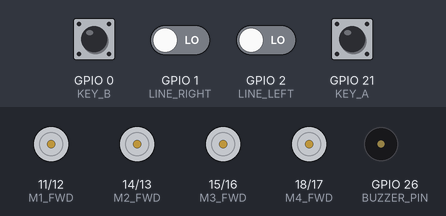
A program run on a simulated Seeed XIAO ESP32-S3. On the bench: motor-driver pin pairs drawn as motors (green arrow = first pin HIGH = forward, orange = second pin HIGH = backward, longer = more drive), buzzer (waves = sounding). Inputs (shaded band) come from the test bench; at power-on: GPIO 0 (KEY_B), GPIO 21 (KEY_A) HIGH, GPIO 1 (LINE_RIGHT), GPIO 2 (LINE_LEFT) LOW. What the program prints to the serial monitor is not drawn.

Above: at 1.2 s.
1.3 s: GPIO 21 (KEY_A) pulled LOW for 0.15 s
At 2.0 s:
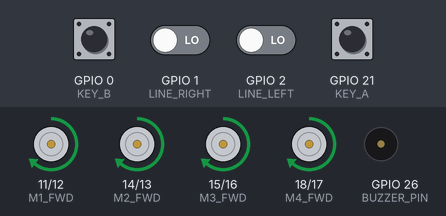
3.0 s: GPIO 1 (LINE_RIGHT) driven HIGH
At 4.1 s:
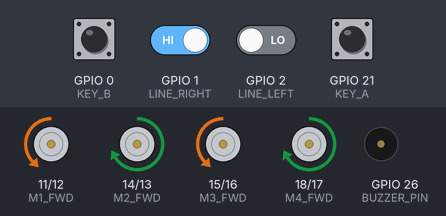
4.5 s: GPIO 0 (KEY_B) pulled LOW for 0.15 s
At 4.9 s:
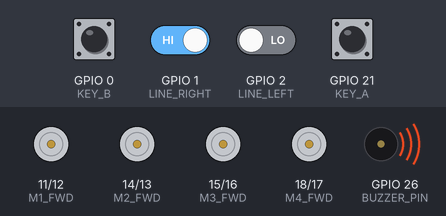
6.1 s: GPIO 21 (KEY_A) pulled LOW for 1 s
At 6.7 s:
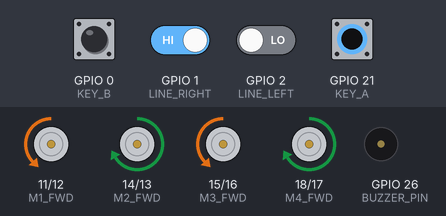
8.6 s: GPIO 2 (LINE_LEFT) driven HIGH
At 9.5 s:
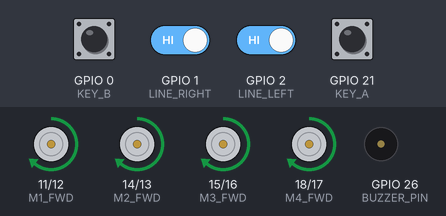
10.1 s: GPIO 1 (LINE_RIGHT) driven LOW
At 10.8 s:
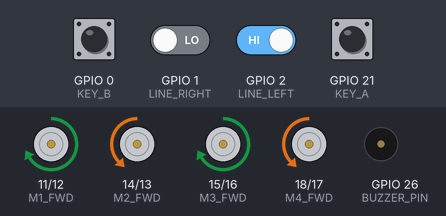
Timing chart, 0 to 12.6 s (numbered marks = the images above; inputs shaded):
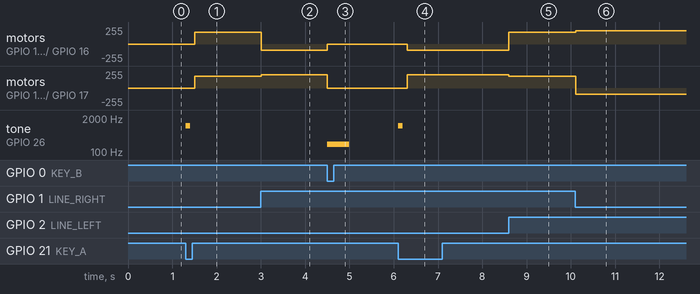

The program:

main.cpp
```cpp
/**
 * 未来科技盒 2.0 - 循迹小车
 *
 * 功能：沿黑线行驶
 * - 左右循迹传感器检测黑线
 * - 检测到黑线时传感器输出 LOW
 * - 按键A：启动/停止循迹
 * - 按键B：紧急停止
 */

#include <Arduino.h>
#include "pins.h"

// 运行状态
bool isRunning = false;

// 按键状态
bool lastKeyA = HIGH;
bool lastKeyB = HIGH;

// 电机速度参数
const int BASE_SPEED = 180;   // 基础速度
const int TURN_SPEED = 200;   // 转弯外侧速度
const int TURN_SLOW = 90;     // 转弯内侧速度（反向）

// 设置单个电机
void setMotor(int fwdPin, int revPin, int speed) {
  speed = constrain(speed, -255, 255);
  if (speed > 0) {
    analogWrite(fwdPin, speed);
    analogWrite(revPin, 0);
  } else if (speed < 0) {
    analogWrite(fwdPin, 0);
    analogWrite(revPin, -speed);
  } else {
    analogWrite(fwdPin, 0);
    analogWrite(revPin, 0);
  }
}

// 设置左右电机
void setMotors(int leftSpeed, int rightSpeed) {
  setMotor(M1_FWD, M1_REV, leftSpeed);
  setMotor(M2_FWD, M2_REV, rightSpeed);
  setMotor(M3_FWD, M3_REV, leftSpeed);
  setMotor(M4_FWD, M4_REV, rightSpeed);
}

void carStop() {
  setMotors(0, 0);
}

void carForward() {
  setMotors(BASE_SPEED, BASE_SPEED);
}

void carTurnLeft() {
  // 左转：左轮反转，右轮正转
  setMotors(-TURN_SLOW, TURN_SPEED);
}

void carTurnRight() {
  // 右转：左轮正转，右轮反转
  setMotors(TURN_SPEED, -TURN_SLOW);
}

void carBackward() {
  setMotors(-BASE_SPEED, -BASE_SPEED);
}

void setup() {
  Serial.begin(115200);
  Serial.println("\n========================================");
  Serial.println("未来科技盒 2.0 - 循迹小车");
  Serial.println("========================================");
  Serial.println("按键A: 启动/停止循迹");
  Serial.println("按键B: 紧急停止");
  Serial.println("========================================\n");

  // 初始化循迹传感器
  pinMode(LINE_LEFT, INPUT);
  pinMode(LINE_RIGHT, INPUT);

  // 初始化电机
  pinMode(M1_FWD, OUTPUT); pinMode(M1_REV, OUTPUT);
  pinMode(M2_FWD, OUTPUT); pinMode(M2_REV, OUTPUT);
  pinMode(M3_FWD, OUTPUT); pinMode(M3_REV, OUTPUT);
  pinMode(M4_FWD, OUTPUT); pinMode(M4_REV, OUTPUT);

  // 初始化按键
  pinMode(KEY_A, INPUT_PULLUP);
  pinMode(KEY_B, INPUT_PULLUP);

  // 设置 PWM 频率
  analogWriteFrequency(10000);

  carStop();
  Serial.println("等待启动...");
}

void loop() {
  bool currentKeyA = digitalRead(KEY_A);
  bool currentKeyB = digitalRead(KEY_B);

  // 按键A：切换运行状态
  if (lastKeyA == HIGH && currentKeyA == LOW) {
    isRunning = !isRunning;
    if (isRunning) {
      Serial.println(">>> 循迹启动！");
      tone(BUZZER_PIN, 1000, 100);
    } else {
      Serial.println(">>> 循迹停止");
      carStop();
      tone(BUZZER_PIN, 500, 200);
    }
    delay(200);
  }

  // 按键B：紧急停止
  if (lastKeyB == HIGH && currentKeyB == LOW) {
    isRunning = false;
    carStop();
    Serial.println("!!! 紧急停止 !!!");
    tone(BUZZER_PIN, 200, 500);
    delay(200);
  }

  lastKeyA = currentKeyA;
  lastKeyB = currentKeyB;

  // 循迹逻辑
  if (isRunning) {
    int left = digitalRead(LINE_LEFT);   // 0=检测到黑线, 1=白色
    int right = digitalRead(LINE_RIGHT);

    if (left == 1 && right == 1) {
      // 两边都是白色，直行
      carForward();
    } else if (left == 0 && right == 1) {
      // 左边检测到黑线，说明偏右了，需要左转
      carTurnLeft();
    } else if (left == 1 && right == 0) {
      // 右边检测到黑线，说明偏左了，需要右转
      carTurnRight();
    } else {
      // 两边都是黑线（可能是十字路口或终点）
      // 策略：继续前进或停止
      carForward();
    }
  }

  delay(10);  // 小延时，提高稳定性
}
```

pins.h
```cpp
#ifndef PINS_H
#define PINS_H

// ========== 循迹传感器 ==========
#define LINE_LEFT  2   // 左循迹 - 接口3-PIN1
#define LINE_RIGHT 1   // 右循迹 - 接口3-PIN2

// ========== 电机引脚 ==========
#define M1_FWD 11
#define M1_REV 12
#define M2_FWD 14
#define M2_REV 13
#define M3_FWD 15
#define M3_REV 16
#define M4_FWD 18
#define M4_REV 17

// ========== 按键 ==========
#define KEY_A 21
#define KEY_B 0

// ========== 蜂鸣器 ==========
#define BUZZER_PIN 26

#endif
```

Measured:
- after the input at 1.3 s, motor on GPIO 11 (M1_FWD) / GPIO 12 (M1_REV), motor on GPIO 14 (M2_FWD) / GPIO 13 (M2_REV), motor on GPIO 15 (M3_FWD) / GPIO 16 (M3_REV), motor on GPIO 18 (M4_FWD) / GPIO 17 (M4_REV): stopped → forward 180/255 after 0.21 s; tone on GPIO 26 (BUZZER_PIN): silent → 1000 Hz at once, → silent 0.10 s later
- after the input at 3.0 s, motor on GPIO 11 (M1_FWD) / GPIO 12 (M1_REV), motor on GPIO 15 (M3_FWD) / GPIO 16 (M3_REV): forward 180/255 → backward 90/255 at once; motor on GPIO 14 (M2_FWD) / GPIO 13 (M2_REV), motor on GPIO 18 (M4_FWD) / GPIO 17 (M4_REV): forward 180/255 → forward 200/255 at once
- after the input at 4.5 s, motor on GPIO 11 (M1_FWD) / GPIO 12 (M1_REV): backward 90/255 → stopped at once; motor on GPIO 14 (M2_FWD) / GPIO 13 (M2_REV): forward 200/255 → stopped at once
- after the input at 6.1 s, motor on GPIO 11 (M1_FWD) / GPIO 12 (M1_REV): stopped → backward 90/255 after 0.21 s; motor on GPIO 14 (M2_FWD) / GPIO 13 (M2_REV): stopped → forward 200/255 after 0.21 s
- after the input at 8.6 s, motor on GPIO 11 (M1_FWD) / GPIO 12 (M1_REV), motor on GPIO 15 (M3_FWD) / GPIO 16 (M3_REV): backward 90/255 → forward 180/255 at once; motor on GPIO 14 (M2_FWD) / GPIO 13 (M2_REV), motor on GPIO 18 (M4_FWD) / GPIO 17 (M4_REV): forward 200/255 → forward 180/255 at once
- after the input at 10.1 s, motor on GPIO 11 (M1_FWD) / GPIO 12 (M1_REV), motor on GPIO 15 (M3_FWD) / GPIO 16 (M3_REV): forward 180/255 → forward 200/255 at once; motor on GPIO 14 (M2_FWD) / GPIO 13 (M2_REV), motor on GPIO 18 (M4_FWD) / GPIO 17 (M4_REV): forward 180/255 → backward 90/255 at once
